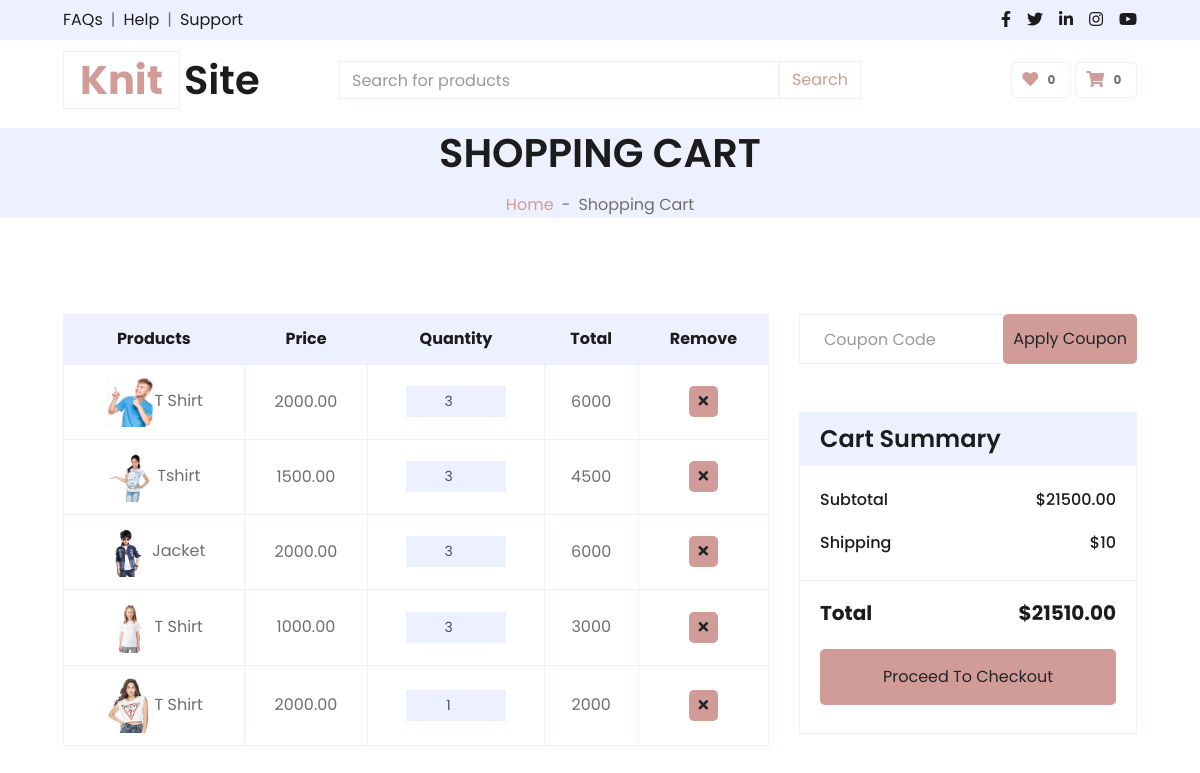
Screenshot of /cart/cart.php (signed in) with the database file from the repository.
### tables this page shows
CREATE TABLE `cart` (
  `id` int(11) NOT NULL,
  `user_id` int(11) NOT NULL,
  `product_id` int(11) NOT NULL,
  `quantity` int(11) NOT NULL,
  `price` decimal(10,2) NOT NULL,
  `created_at` timestamp NOT NULL DEFAULT current_timestamp()
);

CREATE TABLE `products` (
  `id` int(11) NOT NULL,
  `name` varchar(255) NOT NULL,
  `description` text DEFAULT NULL,
  `price` decimal(10,2) NOT NULL,
  `brand_name` varchar(255) DEFAULT NULL,
  `category` varchar(255) DEFAULT NULL,
  `image_path` varchar(255) DEFAULT NULL,
  `add_date` timestamp NOT NULL DEFAULT current_timestamp(),
  `status` int(1) DEFAULT 1,
  `SID` int(11) DEFAULT NULL,
  `quantity` int(11) DEFAULT NULL
);

### cart/cart.php (the view, shortened to what this page needs)
<?php
include_once '../head.php' ?>
<!DOCTYPE html>
<html lang="en">
<body>
  <?php include_once '../header.php';
  ?>
    <div class="container-fluid bg-secondary mb-5">
        <div class="d-flex flex-column align-items-center justify-content-center" style="min-height: 90px">
            <h1 class="font-weight-semi-bold text-uppercase mb-3">Shopping Cart</h1>
            <div class="d-inline-flex">
                <p class="m-0"><a href="../HomePage.php">Home</a></p>
                <p class="m-0 px-2">-</p>
                <p class="m-0">Shopping Cart</p>
            </div>
        </div>
    </div>
    <?php
    if(isset($_SESSION["SellerUserID"])){
        $customer_id=$_SESSION["SellerUserID"];
    }
    else{
        $customer_id=$_SESSION["CustomerUserID"];
    }
    $conn = new mysqli("localhost","root","","knitsite");
    $sql = "SELECT c.id, c.quantity, c.price, p.name AS product_name, p.image_path
    FROM cart c
    JOIN products p ON c.product_id = p.id WHERE c.user_id = $customer_id";
    $result = $conn->query($sql);
?>
    <div class="container-fluid pt-5">
    <div class="row px-xl-5">
        <div class="col-lg-8 table-responsive mb-5">
            <table class="table table-bordered text-center mb-0">
                <thead class="bg-secondary text-dark">
                    <tr>
                        <th>Products</th>
                        <th>Price</th>
                        <th>Quantity</th>
                        <th>Total</th>
                        <th>Remove</th>
                    </tr>
                </thead>
                <tbody class="align-middle">
                    <?php
                    if ($result->num_rows > 0) {
                        while ($row = $result->fetch_assoc()) {
                            echo "<tr>";
                            echo "<td class='align-middle'><img src='../seller/" . $row['image_path'] . "' alt='' style='width: 50px;'>" . $row['product_name'] ."</td>";
                            echo "<td class='align-middle'>" . $row['price'] . "</td>";
                            echo "<td class='align-middle'>";
                            echo "<div class='input-group quantity mx-auto' style='width: 100px;'>";
                            echo "<input type='number' min='1' class='form-control form-control-sm bg-secondary text-center' name='quantity' value='" . $row['quantity'] . "' id='quantity_" . $row['id'] . "' data-price='" . $row['price'] . "'>";
                            echo "</div>";
                            echo "</td>";
                            echo "<td class='align-middle total'>" . ($row['price'] * $row['quantity']) . "</td>";
                            echo "<td class='align-middle'><a class='btn btn-sm btn-primary' href='delete_product.php?productId=".$row['id']."'><i class='fa fa-times'></i></a></td>";
                            echo "</tr>";
                        }
                    }
                    ?>
                </tbody>
            </table>
        </div>
            <div class="col-lg-4">
                <form class="mb-5" action="">
                    <div class="input-group">
                        <input type="text" class="form-control p-4" placeholder="Coupon Code">
                        <div class="input-group-append">
                            <button class="btn btn-primary">Apply Coupon</button>
                        </div>
                    </div>
                </form>
                <?php
$shippingCost = 10;
?>
<div class="card border-secondary mb-5">
    <div class="card-header bg-secondary border-0">
        <h4 class="font-weight-semi-bold m-0">Cart Summary</h4>
    </div>
    <div class="card-body">
        <div class="d-flex justify-content-between mb-3 pt-1">
            <h6 class="font-weight-medium">Subtotal</h6>
            <h6 class="font-weight-medium" id="subtotal">$0.00</h6>
        </div>
        <div class="d-flex justify-content-between">
            <h6 class="font-weight-medium">Shipping</h6>
            <h6 class="font-weight-medium">$<?php echo $shippingCost; ?></h6>
        </div>
    </div>
    <div class="card-footer border-secondary bg-transparent">
        <div class="d-flex justify-content-between mt-2">
            <h5 class="font-weight-bold">Total</h5>
            <h5 class="font-weight-bold" id="total">$0.00</h5>
        </div>
        <button class="btn btn-block btn-primary my-3 py-3">Proceed To Checkout</button>
    </div>
</div>
</body>
</html>

### head.php (style rules this page uses)
.btn { padding: 5px 10px; border: none; border-radius: 5px; cursor: pointer; transition: background-color 0.3s; }

### rows the page displays
cart: product.image_path (picture), product.name "T Shirt", price "2000.00", quantity "3", $row['price'] * $row['quantity'] "6000"
cart: product.image_path (picture), product.name "Tshirt", price "1500.00", quantity "3", $row['price'] * $row['quantity'] "4500"
cart: product.image_path (picture), product.name "Jacket", price "2000.00", quantity "3", $row['price'] * $row['quantity'] "6000"
cart: product.image_path (picture), product.name "T Shirt", price "1000.00", quantity "3", $row['price'] * $row['quantity'] "3000"
cart: product.image_path (picture), product.name "T Shirt", price "2000.00", quantity "1", $row['price'] * $row['quantity'] "2000"

### other values shown
$shippingCost "10"
